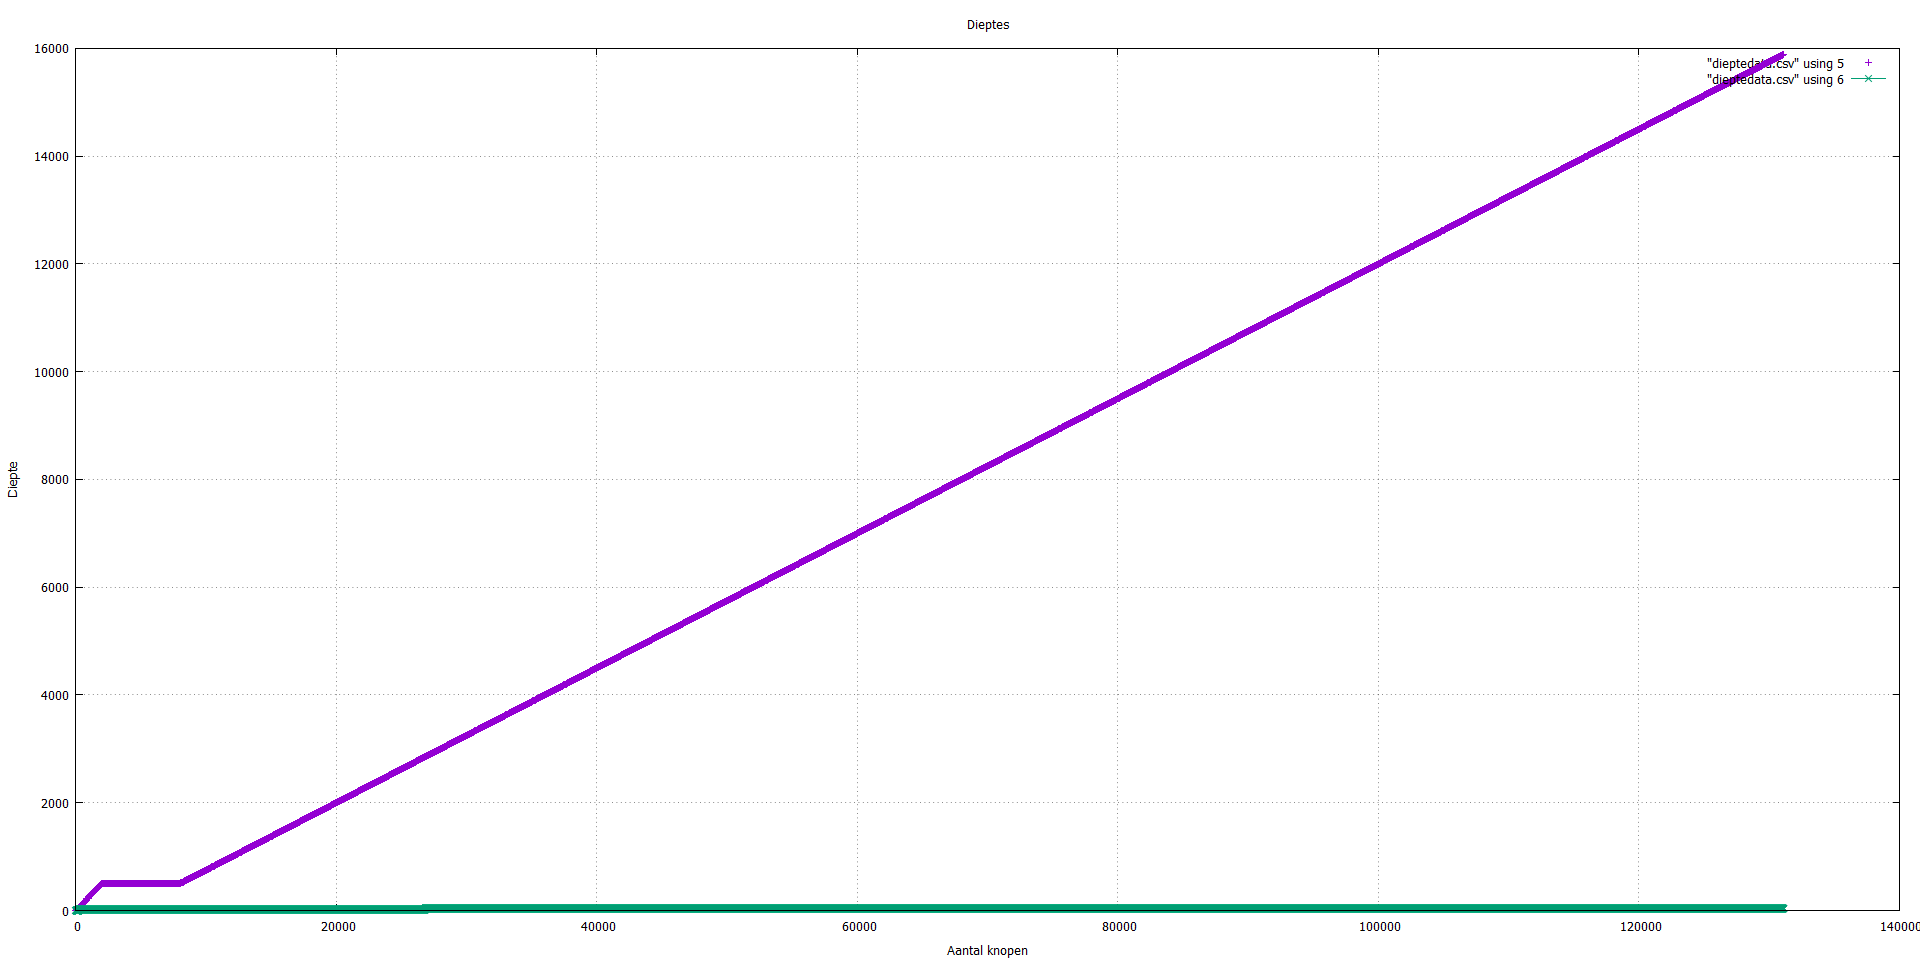

This figure's gnuplot source:

#!/usr/bin/env gnuplot

set title 'Dieptes'
set xlabel 'Aantal knopen'
set ylabel 'Diepte'
set grid
set autoscale 
plot "dieptedata.csv" using 5, "dieptedata.csv" using 6 with linespoints
pause -1
